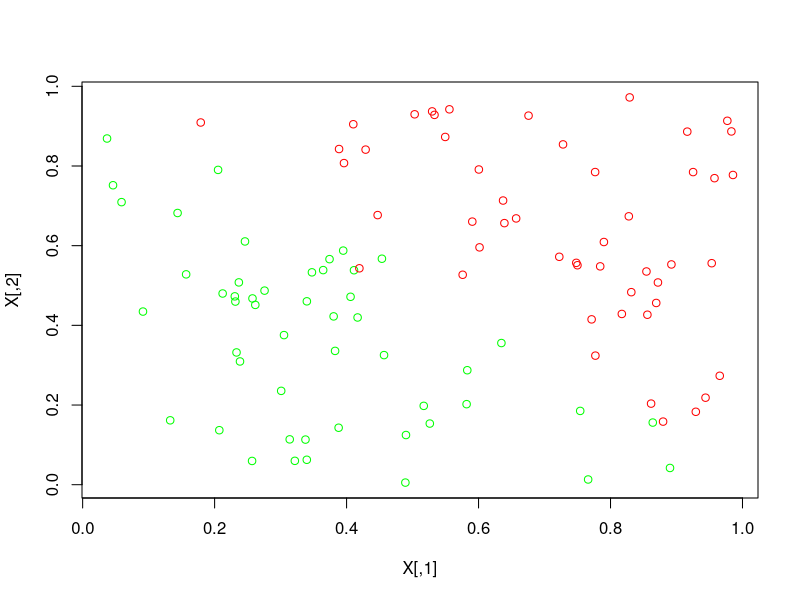

Source code (R): (Note: this script raises an error after producing the figure.)
generate_points <- function(N, include_func, direction, B_N, B_P) {
    # Create set of 2D points, with binary categorisation split
    # fuzzily either side of 2 2D decision boundary.
    points = matrix(nrow=0, ncol=2)
    while(dim(points)[1] < N)
    {
        P = c(runif(1), runif(1))
        signed_dist = (B_N %*% (P - B_P))[1]
        include_prob = include_func(signed_dist, direction)
        if(runif(1) > include_prob)
            next
        points = rbind(points, P)
    }
    return(points)
}

include_func <- function(signed_dist, direction) {
    # Given a signed distance value from the decision boundary,
    # return whether point is included
    include_prob = 0.5 * (10 * direction * signed_dist + 1)
    include_prob = pmax(pmin(include_prob, 1.0), 0.0)
    include_prob = include_prob ^ 1
    include_prob
}

create_data <- function(N, B_P, B_D) {
    # Create 2D points data, with binary classification indicator
    # and corresponding display color
    B_N = c(-1.0 * B_D[2], B_D[1])

    set_A = generate_points(N/2, include_func, 1.0, B_N, B_P)
    set_B = generate_points(N/2, include_func, -1.0, B_N, B_P)
    X0 = rbind(set_A, set_B)
    Y0 = c(rep(-1, N/2), rep(1, N/2))

    indices0 = rep(0, N)
    for(i in 1:N)
        indices0[i] = i

    indices = sample(indices0, replace=FALSE)

    data = matrix(nrow=0, ncol=4)

    for(i in 1:N)
    {
        if(Y0[indices[i]] == 1)
            col = "red"
        else
            col = "green"
        data = rbind(data, c(X0[indices[i],], Y0[indices[i]], col))
    }
    return(data)
}

objective_function <- function(X, Y, DELTAS){
    # The objective function of the SVM optimisation.
    tmp = 0
    for(i in 1:N)
    {
        for(k in 1:N)
        {
            tmp = tmp + DELTAS[i] * DELTAS[k] * Y[i] * Y[k] * as.numeric(X[i,] %*% X[k,])
        }
    }

    sum(DELTAS) - 0.5 * tmp
}

objective_reduced <- function(X, Y, ZETA, DELTAS, i1, i2) {
    # Determine the values of the 2 indicated variables which maximise
    # the objective function when all other variables are held constant 
    d1_lin = 0.0
    d2_lin = 0.0
    d1_quad = 0.0
    d2_quad = 0.0
    cross_quad = 0.0
    const = 0.0

    for(i in 1:N)
    {
        for(k in 1:N)
        {
            if((i == i1)&&(k == i1))
                d1_quad = d1_quad - 0.5 * (Y[i] * Y[k] * as.numeric(X[i,] %*% X[k,]))
                next
            if((i == i1)&&(k == i2))
                cross_quad = cross_quad - 0.5 * ( Y[i] * Y[k] * as.numeric(X[i,] %*% X[k,]))
                next
            if((i == i2)&&(k == i1))
                cross_quad = cross_quad - 0.5 * (Y[i] * Y[k] * as.numeric(X[i,] %*% X[k,]))
                next
            if((i == i2)&&(k == i2))
                d2_quad = d2_quad - 0.5 * ( Y[i] * Y[k] * as.numeric(X[i,] %*% X[k,]))
                next

            if((i == i1)||(k == i1))
                d1_lin = d1_lin - 0.5 * (Y[i] * Y[k] * as.numeric(X[i,] %*% X[k,]))
                next
            if((i == i2)||(k == i2))
                d2_lin = d2_lin - 0.5 * (Y[i] * Y[k] * as.numeric(X[i,] %*% X[k,]))
                next

            const = const - 0.5 * (DELTAS[i] * DELTAS[k] * Y[i] * Y[k] * as.numeric(X[i,] %*% X[k,]))
        }
    }

    c = const
    for(i in 1:N)
    {
        if((i == i1)||(i == i2))
            next
        c = c + DELTAS[i]
    }

    b = d2_lin - Y[i1] * Y[i2] * d1_lin - d1_quad * Y[i1]^2 * 2 * ZETA * Y[i2] + cross_quad * Y[i1] * ZETA + 1 - Y[i1]*Y[i2]
    a = d2_quad + d1_quad * Y[i1]^2 * Y[i2]^2 - cross_quad * Y[i1] * Y[i2]

    c(a, b, c)
}

# 40 points
N = 100

# Linear decision boundary
B_P = c(1.0, 0.0)
B_D = c(-1.0, 1.0)

# Generate data
data = create_data(N, B_P, B_D)

# Unpack & display data
X = cbind(as.numeric(data[,1]), as.numeric(data[,2]))
Y = as.numeric(data[,3])
cols = data[,4]
plot(X, col=cols)


optimise_simple <- function(C) {
    DELTAS = rep(0, N)
    #runif(N) * C
    epsilon = 0.0001
    diff = 0.01 * C
    
    while(1)
    {
        val = objective_function(X, Y, DELTAS)
        cat("\n", val, " (", Y %*% DELTAS, ")\n")

        for(i in 1:N)
        {
            i1 = as.integer(runif(1) * N)
            i2 = as.integer(runif(1) * N)

            diff1 = (runif(1) - 0.5) * diff

            DELTAS_TENTATIVE = DELTAS
            DELTAS_TENTATIVE[i1] = DELTAS[i1] - diff1
            if(objective_function(X, Y, DELTAS_TENTATIVE) <= val)
                DELTAS_TENTATIVE[i1] = DELTAS[i1] + diff1
            if(objective_function(X, Y, DELTAS_TENTATIVE) <= val)
                next

            DELTAS_TENTATIVE[i1] = min(max(DELTAS_TENTATIVE[i1], 0.0), C)

            constraint_sum = as.numeric(DELTAS_TENTATIVE %*% Y)

            DELTAS_TENTATIVE[i2] = DELTAS_TENTATIVE[i2] - Y[i2] * constraint_sum

            DELTAS = DELTAS_TENTATIVE
        }

        val_new = objective_function(X, Y, DELTAS)
        print(val_new)
    }

    return(DELTAS)
}

optimise_simple_with_constraints <- function(C) {
    DELTAS = runif(N) * C
    epsilon = 0.0001
    diff = 0.01 * C

    while(1)
    {
        val = objective_function(X, Y, DELTAS)
        cat(val, " (", Y %*% DELTAS, ")\n")
        
        for(i in 1:N)
        {
            i1 = as.integer(runif(1) * N) + 1
            i2 = as.integer(runif(1) * N) + 1

            ZETA = 0.0
            for(j in 1:N)
            {
                if(j == i1 || j == i2)
                    next
                ZETA = ZETA - DELTAS[j] * Y[j]
            }

            diff1 = runif(1) * diff
            DELTAS_TENTATIVE = DELTAS
            DELTAS_TENTATIVE[i1] = DELTAS[i1] + diff1
            DELTAS_TENTATIVE[i1] = max(min(DELTAS_TENTATIVE[i1], C), 0.0)
            if(objective_function(X, Y, DELTAS_TENTATIVE) < val)
            {
                DELTAS_TENTATIVE[i1] = DELTAS[i1] - diff1
                DELTAS_TENTATIVE[i1] = max(min(DELTAS_TENTATIVE[i1], C), 0.0)
            }
            
            DELTAS_TENTATIVE[i2] = Y[i2]*(ZETA - DELTAS_TENTATIVE[i1]*Y[i1])
            DELTAS_TENTATIVE[i2] = max(min(DELTAS_TENTATIVE[i2], C), 0.0)
            if(objective_function(X, Y, DELTAS_TENTATIVE) > val)
                DELTAS = DELTAS_TENTATIVE
        }

        val_new = objective_function(X, Y, DELTAS)
        if(abs(val - val_new) < epsilon)
            break
    }

    return(DELTAS)
}


optimise_SOM <- function(C) {
    DELTAS = rep(C, N)
    epsilon = 0.0001
    diff = 0.05

    iter = 0

    while(1)
    {
        val = objective_function(X, Y, DELTAS)
        cat(val, " (", Y %*% DELTAS, ")\n")

        indices = sample(1:N)

        for(half in 0:(N/2 - 1))
        {
            i1 = indices[half * 2 + 1]
            i2 = indices[half * 2 + 2]

            ZETA = DELTAS[i1] * Y[i1] + DELTAS[i2] * Y[i2]

            tmp = objective_reduced(X, Y, ZETA, DELTAS, i1, i2)
            a = tmp[1]
            b = tmp[2]  
            c = tmp[3]                          

            inner = b^2 - 4 * a * c
            if(inner < 0)
                next

            OLD1 = DELTAS[i1]
            OLD2 = DELTAS[i2]

            d2 = (-1.0 * b + sqrt(inner) ) / (2.0 * a)
            d2 = max(d2, 0.0)
            d2 = min(d2, C)
            d1 = Y[i1]*(ZETA - d2*Y[i2])
            DELTAS[i1] = d1
            DELTAS[i2] = d2
            val_new = objective_function(X, Y, DELTAS)
            if(val_new > val)
                next

            d2 = (-1.0 * b - sqrt(inner) ) / (2.0 * a)
            d2 = max(d2, 0.0)
            d2 = min(d2, C)
            d1 = Y[i1]*(ZETA - d2*Y[i2])
            DELTAS[i1] = d1
            DELTAS[i2] = d2
            val_new = objective_function(X, Y, DELTAS)
            if(val_new > val)
                next

            DELTAS[i1] = OLD1
            DELTAS[i2] = OLD2
        }

        val_new = objective_function(X, Y, DELTAS)
        if(abs(val - val_new) < epsilon)
            break

        iter = iter + 1
        if(iter == 100)
            break
    }

    return(DELTAS)
}

# Solve the SVM
DELTAS = optimise_simple(C)

# Display the data again, with support vectors highlighted
# in blue.
cols2 = cols
for(i in 1:N)
{
    if(DELTAS[i] != 0.0)
        cols2[i] = "blue"
}
plot(X, col=cols2)


# Compute the decision boundary vector from the support vector values
B = c(0, 0)
for(i in 1:N)
{
    if(DELTAS[i] != 0.0)
        B = B + DELTAS[i] * X[i,] * Y[i]
}

for(i in 1:N)
{
    if(DELTAS[i] == 0)
        next

    ri = C - DELTAS[i]
    if(ri != 0.0)
    {
        B0 <<- Y[i] - as.numeric(B %*% X[i,])
        break
    }
}

decision_boundary_function <- function(x) {
    # Decision boundary line as an x/y function
    (-B0 - B[1]*x) / B[2]
}

# Plot the decision boundary
curve(decision_boundary_function, add=TRUE)
